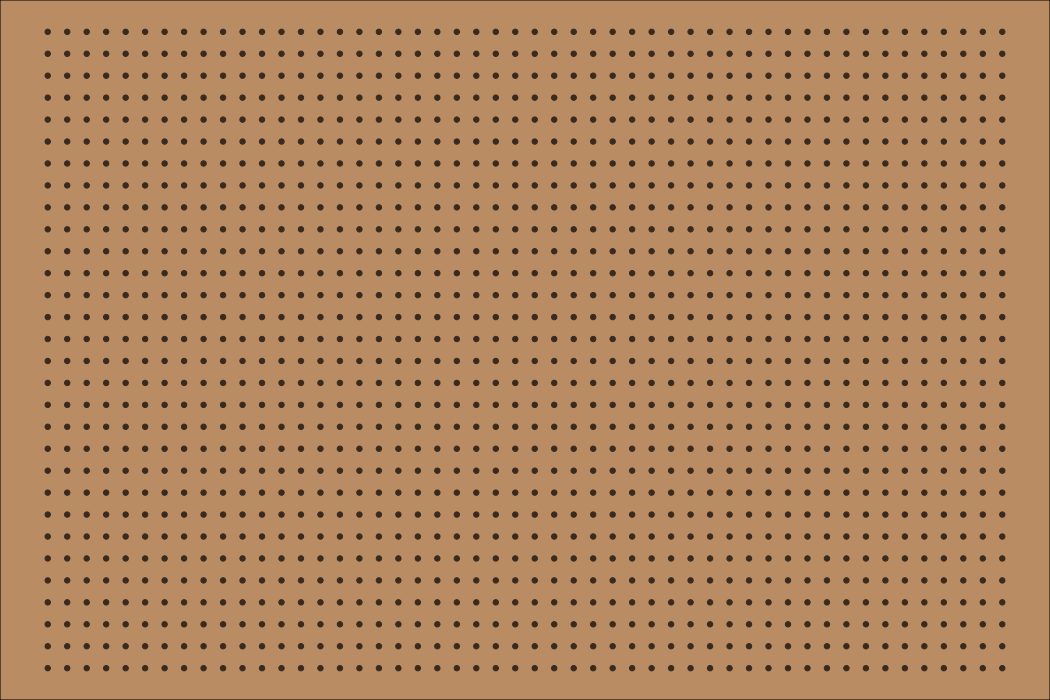

Here is the R script that generated this plot:
library(ggplot2)

pegholes <- expand.grid(x = 1:50, y = 1:30)

pegboard <- ggplot(pegholes) +
  geom_point(aes(x, y), colour = "#382A1E") +
  theme_void() +
  theme(panel.background = element_rect(fill = "#BA8C63"))

ggsave(
  "img/pegboard.png",
  pegboard,
  width = 1050,
  height = 700,
  dpi = 100,
  units = "px"
)
